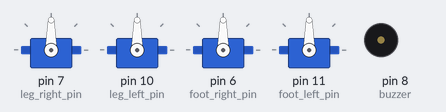
This sketch was run on a simulated Arduino Uno, built with avr-gcc and run on an emulated ATmega328P. On the bench: 4 × servo, buzzer (waves = sounding). What the sketch prints to the serial monitor is not drawn.

Above: at 5.7 s.
At 8.96 s:
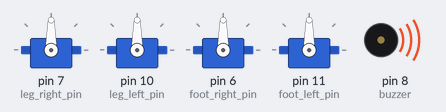
Timing chart, 0 to 9.5 s (numbered marks = the images above):
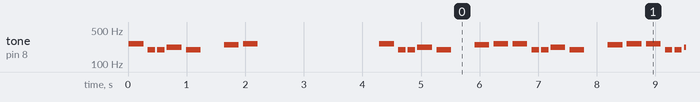

Measured:
- by itself, tone on pin 8 (buzzer): plays 262 Hz for 0.25 s, 196 Hz for 0.13 s, 196 Hz for 0.13 s, 220 Hz for 0.25 s, 196 Hz for 0.25 s, 247 Hz for 0.25 s … (395 notes in this stretch)

The sketch:

firmware.ino
```cpp
//Nao consegue andar para tras
//Escrever biblioteca ultrassonico

#include "user_default.h"
#include "Omnius.h"

void setup ()
{
  Serial.begin(115200);
  Serial.println("Serial was start :)");

  leg_right.attach(leg_right_pin);
  leg_left.attach(leg_left_pin);

  foot_right.attach(foot_right_pin);
  foot_left.attach(foot_left_pin);

  natural_position();
  melody();
  delay(2000); //2s
}

void loop ()
{
  ///*
  //alongamento(2);

  //walking(true, 20);  //andar para frente (true)
  //delay(20);
  //walking(false); //andar para frente (true)

  melody();

  //ultrassonico();
  //*/

  /**********Acao***************/
  /*
  //A cada 5 passos dar uma alongada
  alongamento(1);
  for(int i = 0; i < 5; i++)
  {
    walking(true, 20);  //andar para frente (true)
    delay(20);
  }
  */

  /***********serial test***********/
  // serial_reading();
  //
  // if(reading != "")
  // {
  //   Serial.println(serial_return("legr"));
  // }

  /***********teste basico/************/
  ///*
  //test_individual_motor(true, false, false, true, 35); //leg, foot , left, right, time
  //test_motor();
  //test_individual_motor(false, true, true, true, 40); //leg, foot , left, rightt, time
  //*/
}
```

Omnius.h
```cpp
/********************************************/
/****************Basic funtion***************/
/********************************************/

void natural_position ()
{
  leg_left.write(nat_angle);
  leg_right.write(nat_angle);

  foot_left.write(nat_angle);
  foot_right.write(nat_angle);

  delay(15);
}

void ultrassonico ()
{
  distance = ultrasonic.read();
  Serial.println(distance);
}

void bip ()
{
  tone(buzzer, 220);
  delay(100);
  tone(buzzer, 440);
  delay(110);
  tone(buzzer, 660);
  delay(150);

  noTone(buzzer);
}

void melody ()
{
  int melody[] =
  {
    NOTE_C4, NOTE_G3, NOTE_G3, NOTE_A3, NOTE_G3, 0, NOTE_B3, NOTE_C4
  };

  // note durations: 4 = quarter note, 8 = eighth note, etc.:
  int noteDurations[] =
  {
    4, 8, 8, 4, 4, 4, 4, 4
  };

  for (int thisNote = 0; thisNote < 8; thisNote++)
  {
    // to calculate the note duration, take one second divided by the note type.
    //e.g. quarter note = 1000 / 4, eighth note = 1000/8, etc.
    int noteDuration = 1000 / noteDurations[thisNote];
    tone(buzzer, melody[thisNote], noteDuration);

    // to distinguish the notes, set a minimum time between them.
    // the note's duration + 30% seems to work well:
    int pauseBetweenNotes = noteDuration * 1.30;
    delay(pauseBetweenNotes);
    noTone(buzzer);
  }
}

/********************************************/
/*******************Serial*******************/
/********************************************/

char r;
String reading = "";

void serial_reading()
{
  bool stop = false;

  while ((Serial.available() > 0) && !stop) //enquanto tiver informacao para ler e stop == false
  {
    r = Serial.read(); //faz leitura do ultimo char
    //Serial.println(r);

    if(r == ';') // ; indica que acabou a leitura
      stop = true;
    else
      reading += r;  //preencher a string
  }

  stop = false;
}

int serial_return(String procurar)
{
  if(reading.indexOf(procurar) >= 0) //indexOf retorna o indice que começa a string procurar
  {
    String _read = reading.substring(reading.indexOf("=") + 1, reading.indexOf(";"));
    Serial.println(_read);

    return _read.toInt();
  }
  else
  {
    return -1;
  }
}

/********************************************/
/*********************test*******************/
/********************************************/


void test_motor()
{
  for(int pos = nat_angle; pos < max_angle_leg; pos++)
  {
    leg_right.write(pos);
    delay(20);
  }
  for(int pos = max_angle_leg; pos > min_angle_leg; pos--)
  {
    leg_right.write(pos);
    delay(20);
  }
  for(int pos = min_angle_leg; pos < nat_angle; pos++)
  {
    leg_right.write(pos);
    delay(20);
  }

  delay(200);

  for(int pos = nat_angle; pos < max_angle; pos++)
  {
    foot_right.write(pos);
    delay(20);
  }
  for(int pos = max_angle; pos > nat_angle; pos--)
  {
    foot_right.write(pos);
    delay(20);
  }

  delay(200);

  for(int pos = nat_angle; pos < max_angle_leg; pos++)
  {
    leg_left.write(pos);
    delay(20);
  }
  for(int pos = max_angle_leg; pos > min_angle_leg; pos--)
  {
    leg_left.write(pos);
    delay(20);
  }
  for(int pos = min_angle_leg; pos < nat_angle; pos++)
  {
    leg_left.write(pos);
    delay(20);
  }


  delay(200);

  for(int pos = nat_angle; pos < max_angle; pos++)
  {
    foot_left.write(pos);
    delay(20);
  }
  for(int pos = max_angle; pos > nat_angle; pos--)
  {
    foot_left.write(pos);
    delay(20);
  }

  delay(200);
}

void test_individual_motor (bool l, bool f, bool left, bool right, int _timer)
{
  if(l)
  {
    for(int pos = nat_angle; pos < max_angle_leg; pos++)
    {
      if(left)
        leg_left.write(pos);
      if(right)
        leg_right.write(pos);
      delay(_timer);
    }

    for(int pos = max_angle_leg; pos > min_angle_leg; pos--)
    {
      if(left)
        leg_left.write(pos);
       if(right)
        leg_right.write(pos);
      delay(_timer);
    }

    for(int pos = min_angle_leg; pos < nat_angle; pos++)
    {
      if(left)
        leg_left.write(pos);
      if(right)
        leg_right.write(pos);
      delay(_timer);
    }
  }

  if(f)
  {
    for(int pos = nat_angle; pos < max_angle; pos++)
    {
      if(left)
        foot_left.write(pos);
      if(right)
        foot_right.write(pos);
      delay(_timer);
    }

    for(int pos = max_angle; pos > min_angle; pos--)
    {
      if(left)
        foot_left.write(pos);
      if(right)
        foot_right.write(pos);
      delay(_timer);
    }

    for(int pos = min_angle; pos < nat_angle; pos++)
    {
      if(left)
        foot_left.write(pos);
      if(right)
        foot_right.write(pos);
      delay(_timer);
    }
  }
}

/********************************************/
/******************animation*****************/
/********************************************/

void walking (bool sentido, int tempo)
{
  if(sentido)
  {
    //inclinar para esquerda. se equilibrar em uma perna
    for(int i = nat_angle; i < walking_angle_foot + nat_angle; i++)
    {
      foot_left.write(i);
      foot_right.write(max_angle);
      delay(tempo);
    }

    //girar corpitiu para frente
    for(int i = nat_angle; i < walking_angle_leg + nat_angle; i++)
    {
      leg_left.write(-i + 180);
      leg_right.write(-i + 180);
      foot_right.write(i);
      delay(tempo);
    }

    //se equilibrarnas duas pernas
    for(int i = walking_angle_foot + nat_angle; i > nat_angle; i--)
    {
      foot_left.write(i);
      delay(tempo);
    }
    foot_right.write(nat_angle);

    //delay(50000);
    //now, segundo passo

    //inclinar para direita. se equilibrar em uma perna
    for(int i = nat_angle; i < walking_angle_foot + nat_angle; i++)
    {
      foot_right.write(-i + 180 - 10); //correção
      foot_left.write(min_angle);
      delay(tempo);
    }
    foot_left.write(nat_angle);

    //delay(50000);
    //girar corpitiu para frente
    for(int i = walking_angle_leg + nat_angle; i > -walking_angle_leg + nat_angle; i--)
    {
      leg_right.write(-i + 180);
      leg_left.write(-i + 180);
      //foot_left.write(i);
      delay(tempo);
    }

    //delay(5000);
    //voltar ao normal
    for(int i = walking_angle_foot + nat_angle; i > nat_angle; i--)
    {
      foot_right.write(-i + 180);

      int j = map(i, walking_angle_foot + nat_angle, nat_angle, -walking_angle_leg + nat_angle, nat_angle);
      leg_right.write(-j + 180);
      leg_left.write(-j + 180);

      delay(tempo);
    }

    natural_position();
    //delay(500000);
  }
  else
  {

  }
}

void walk_left (int steps)
{
  for(int i = 0; i < steps; i++)
  {
    for(int pos = nat_angle; pos > min_angle; pos--)
    {
      foot_left.write(pos);
      foot_right.write(-pos + 180);
      delay(35);
    }

    for(int pos = min_angle; pos < nat_angle; pos++)
    {
      foot_left.write(pos);
      foot_right.write(-pos + 180);
      delay(35);
    }
  }
}

void alongamento (int steps)
{
  for(int i = 0; i < steps; i++)
  {
    for(int pos = nat_angle; pos < max_angle; pos++)
    {
      foot_left.write(pos);
      foot_right.write(-pos + 180);
      delay(25);
    }

    bip();

    for(int pos = max_angle; pos > min_angle; pos--)
    {
      foot_left.write(pos);
      foot_right.write(-pos + 180);
      delay(25);
    }

    for(int pos = min_angle; pos < nat_angle; pos++)
    {
      foot_left.write(pos);
      foot_right.write(-pos + 180);
      delay(25);
    }

    test_individual_motor(true, true, true, true, 35);
  }
}

/********************************************/
/******************new_here*****************/
/********************************************/
```

user_default.h
```cpp
int leg_right_pin = 7;
int leg_left_pin = 10;

int foot_right_pin = 6;
int foot_left_pin = 11;

int buzzer = 8;

#define TRIGGER_PIN  4
#define ECHO_PIN     5

#include <Ultrasonic.h>
Ultrasonic ultrasonic(TRIGGER_PIN, ECHO_PIN);
int distance;

#define max_angle 165
#define min_angle 15

#define max_angle_leg 140
#define min_angle_leg 40

#define nat_angle 90

#define walking_angle_foot 25
#define walking_angle_leg 40

//library
#include <Servo.h>

Servo leg_right;
Servo leg_left;

Servo foot_right;
Servo foot_left;

#define NOTE_B0  31
#define NOTE_C1  33
#define NOTE_CS1 35
#define NOTE_D1  37
#define NOTE_DS1 39
#define NOTE_E1  41
#define NOTE_F1  44
#define NOTE_FS1 46
#define NOTE_G1  49
#define NOTE_GS1 52
#define NOTE_A1  55
#define NOTE_AS1 58
#define NOTE_B1  62
#define NOTE_C2  65
#define NOTE_CS2 69
#define NOTE_D2  73
#define NOTE_DS2 78
#define NOTE_E2  82
#define NOTE_F2  87
#define NOTE_FS2 93
#define NOTE_G2  98
#define NOTE_GS2 104
#define NOTE_A2  110
#define NOTE_AS2 117
#define NOTE_B2  123
#define NOTE_C3  131
#define NOTE_CS3 139
#define NOTE_D3  147
#define NOTE_DS3 156
#define NOTE_E3  165
#define NOTE_F3  175
#define NOTE_FS3 185
#define NOTE_G3  196
#define NOTE_GS3 208
#define NOTE_A3  220
#define NOTE_AS3 233
#define NOTE_B3  247
#define NOTE_C4  262
#define NOTE_CS4 277
#define NOTE_D4  294
#define NOTE_DS4 311
#define NOTE_E4  330
#define NOTE_F4  349
#define NOTE_FS4 370
#define NOTE_G4  392
#define NOTE_GS4 415
#define NOTE_A4  440
#define NOTE_AS4 466
#define NOTE_B4  494
#define NOTE_C5  523
#define NOTE_CS5 554
#define NOTE_D5  587
#define NOTE_DS5 622
#define NOTE_E5  659
#define NOTE_F5  698
#define NOTE_FS5 740
#define NOTE_G5  784
#define NOTE_GS5 831
#define NOTE_A5  880
#define NOTE_AS5 932
#define NOTE_B5  988
#define NOTE_C6  1047
#define NOTE_CS6 1109
#define NOTE_D6  1175
#define NOTE_DS6 1245
#define NOTE_E6  1319
#define NOTE_F6  1397
#define NOTE_FS6 1480
#define NOTE_G6  1568
#define NOTE_GS6 1661
#define NOTE_A6  1760
#define NOTE_AS6 1865
#define NOTE_B6  1976
#define NOTE_C7  2093
#define NOTE_CS7 2217
#define NOTE_D7  2349
#define NOTE_DS7 2489
#define NOTE_E7  2637
#define NOTE_F7  2794
#define NOTE_FS7 2960
#define NOTE_G7  3136
#define NOTE_GS7 3322
#define NOTE_A7  3520
#define NOTE_AS7 3729
#define NOTE_B7  3951
#define NOTE_C8  4186
#define NOTE_CS8 4435
#define NOTE_D8  4699
#define NOTE_DS8 4978
```
